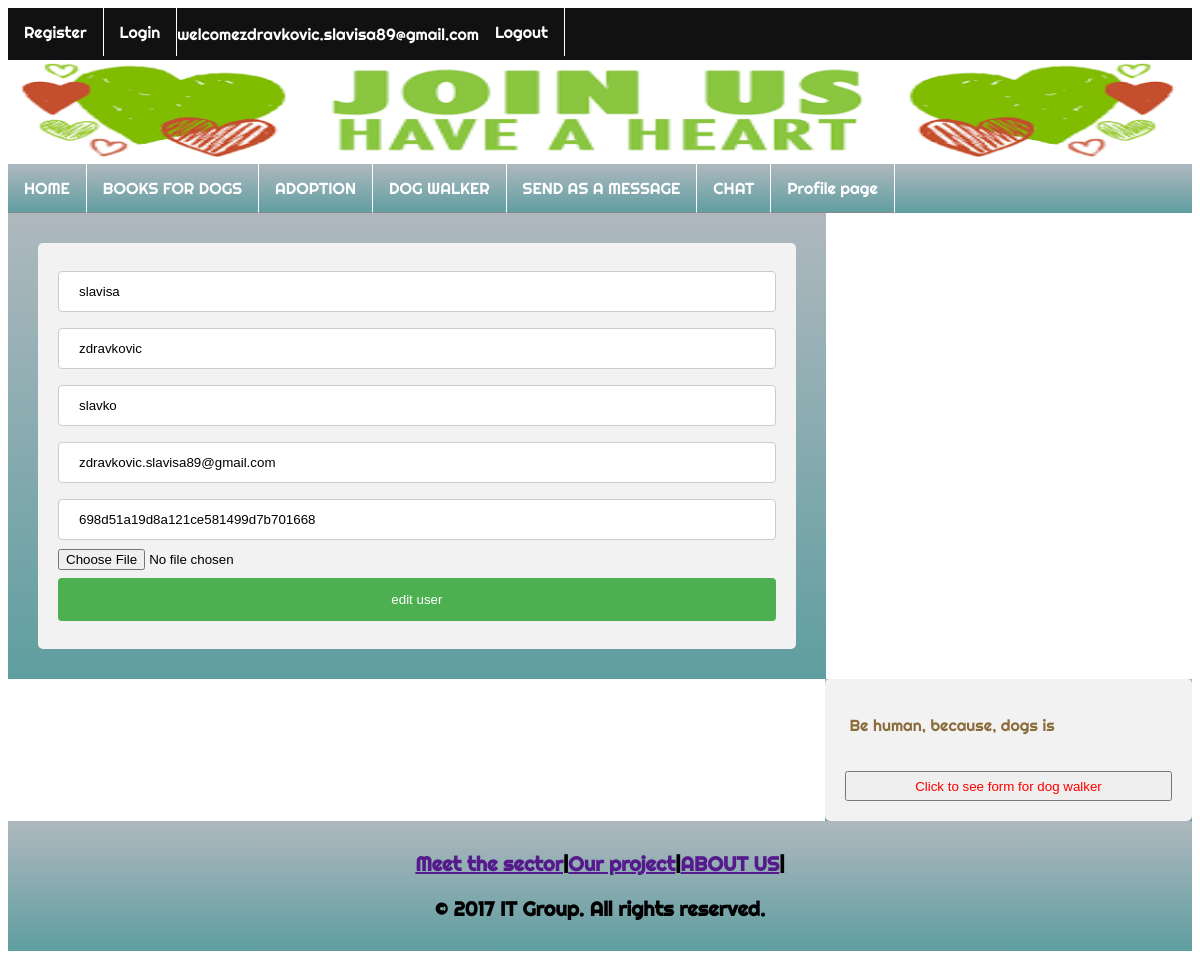
The app's page /pages/editProfil.php?edId=3 (signed in) with its own data.
### tables this page shows
CREATE TABLE IF NOT EXISTS `users` (
  `usersId` int(11) NOT NULL AUTO_INCREMENT,
  `fName` varchar(50) DEFAULT NULL,
  `lName` varchar(50) DEFAULT NULL,
  `nName` varchar(50) DEFAULT NULL,
  `email` varchar(50) DEFAULT NULL,
  `pass` varchar(50) DEFAULT NULL,
  `images` text,
  `role` varchar(100) DEFAULT NULL,
  PRIMARY KEY (`usersId`)
);

### class/classRegister.php (the view, shortened to what this page needs)
<?php
class Register{
    private $conn;
    public function __construct($conn){ $this->conn = $conn; }
    public function editTableUser()
    {
        if (isset($_GET["edId"])) {
            $stmt = $this->conn->prepare("select * from users where usersId=:usersId");
            $stmt->bindValue(":usersId", $_GET["edId"]);
            $stmt->execute();
            $user = $stmt->fetch(PDO::FETCH_OBJ);
            echo '<form method="post"  enctype="multipart/form-data" action="' . $_SERVER["PHP_SELF"] . '">
            <input type="hidden" name="usersId" value="' . $user->usersId . '">
            <input type="text" name="fName" value="' . $user->fName . '">
             <input type="text" name="lName" value="' . $user->lName . '">
              <input type="text" name="nName" value="' . $user->nName . '">
             <input type="text" name="email" value="' . $user->email . '">
             <input type="text" name="pass" value="' . $user->pass . '">
            <input type="file" name="images" value="' . $user->images . '">
            <input type="submit" name="editUser" value="edit user">
            </form>';
        }
    }
}

### s.css (style rules this page uses)
html,body { font-family: 'Righteous', cursive; }
#comments input[type=text],textarea { width: 100%; padding: 12px 20px; margin: 8px 0; display: inline-block; border: 1px solid #ccc; border-radius: 4px; box-sizing: border-box; }
#comments input[type=submit] { width: 100%; background-color: #4CAF50; color: white; padding: 14px 20px; margin: 8px 0; border: none; border-radius: 4px; cursor: pointer; }

### records on screen
users: fName "slavisa", lName "zdravkovic", nName "slavko", email "zdravkovic.slavisa89@gmail.com", pass "698d51a19d8a121ce581499d7b701668"

### other values on screen
$_SESSION["email"] "zdravkovic.slavisa89@gmail.com"
